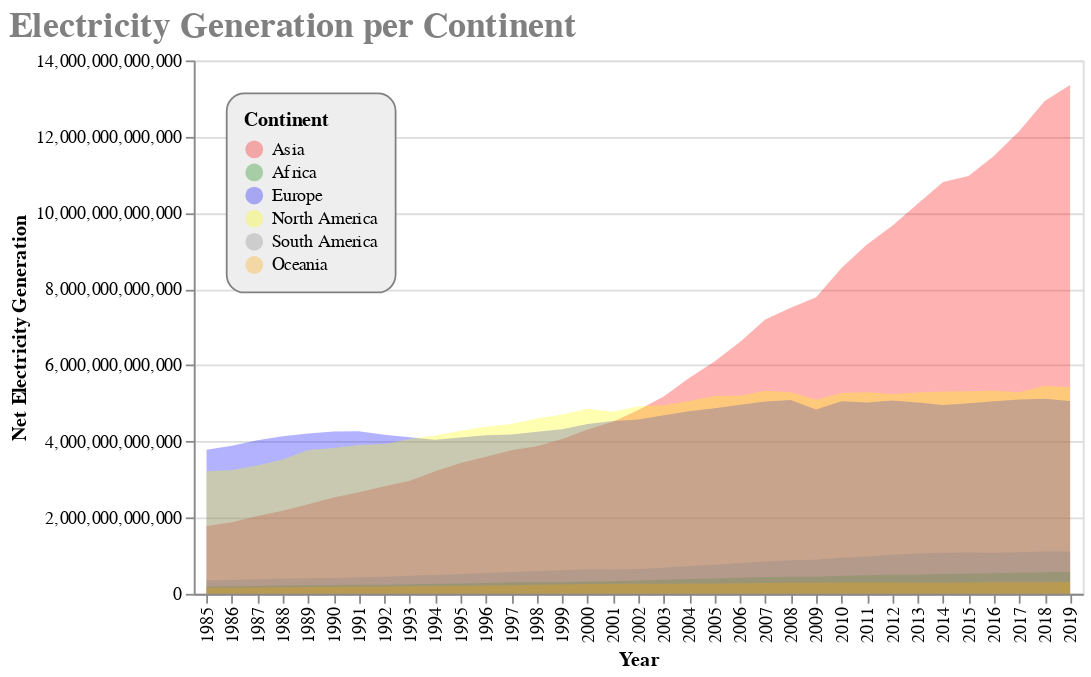

The code cell stored with this chart in its notebook:
### Code cell
chart = alt.Chart(data_el).mark_area(opacity=0.3).encode(
    x="Year:N",
    y=alt.Y("Net Electricity Generation:Q", stack=None),
    color=alt.Color('Continent:N',
                scale=alt.Scale(
            domain=['Asia', 'Africa',"Europe", "North America", "South America", "Oceania"],
            range=['red', 'green', "blue", "yellow", "gray", "orange"])),
    tooltip = [alt.Tooltip('Continent'),
               alt.Tooltip('Net Electricity Generation'),
               alt.Tooltip('Year')
              ]
).properties(
    title='Electricity Generation per Continent',
    width=500,
    height=300,
).configure_title(
    fontSize=20,
    font='Courier',
    anchor='start',
    color='gray'
)

chart.configure_legend(
    strokeColor='gray',
    fillColor='#EEEEEE',
    padding=10,
    cornerRadius=10,
    orient='top-left'
)

### Figure 1 — Vega-Lite specification as saved in the notebook (floating-point values rounded to 4 significant figures; data arrays with more than 128 entries replaced by an {"elided": "..."} marker saying what was removed)
{"config": {"view": {"continuousWidth": 400, "continuousHeight": 300}, "legend": {"cornerRadius": 10, "fillColor": "#EEEEEE", "orient": "top-left", "padding": 10, "strokeColor": "gray"}, "title": {"anchor": "start", "color": "gray", "font": "Courier", "fontSize": 20}}, "data": {"name": "data-23eeb33069493c12330e2255c7e57a5a"}, "mark": {"type": "area", "opacity": 0.3}, "encoding": {"color": {"type": "nominal", "field": "Continent", "scale": {"domain": ["Asia", "Africa", "Europe", "North America", "South America", "Oceania"], "range": ["red", "green", "blue", "yellow", "gray", "orange"]}}, "tooltip": [{"type": "nominal", "field": "Continent"}, {"type": "quantitative", "field": "Net Electricity Generation"}, {"type": "quantitative", "field": "Year"}], "x": {"type": "nominal", "field": "Year"}, "y": {"type": "quantitative", "field": "Net Electricity Generation", "stack": null}}, "height": 300, "title": "Electricity Generation per Continent", "width": 500, "$schema": "https://vega.github.io/schema/vega-lite/v4.8.1.json", "datasets": {"data-23eeb33069493c12330e2255c7e57a5a": {"elided": "210 records"}}}
